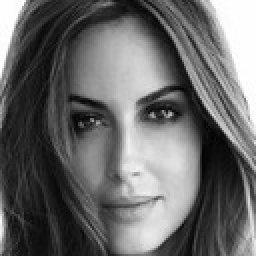
%> input picture dsp/lab4/foto.jpg, 128 x 128 px (shown 2 times larger)
$ octave task3.m   (GNU Octave 9; MATLAB toolbox functions it lacks are replaced by stand-ins)
%> lines starting %> are read from the running program, lines starting %| are printed output that depends on the picture; in (x1, y1, x2, y2) boxes, pixels count from 0 and x2, y2 are one past the last pixel; in counts of white or black regions, pixels touching at a corner belong together; the program's own positions count from 1
### dsp/lab4/splitmerge.m
function g = splitmerge(f, mindim, mathOj, minMean, maxMean)
fun = @(region) predicate(region, mathOj, minMean, maxMean);
Q = 2^nextpow2(max(size(f)));
[M, N] = size(f);
f = padarray(f, [Q - M, Q - N], 'post');

S = qtdecomp(f, @split_test, mindim, fun);
Lmax = full(max(S(:)));
g = zeros(size(f));
MARKER = zeros(size(f));
for K = 1:Lmax
    [vals, r, c] = qtgetblk(f, S, K);
    if ~isempty(vals)
        for I = 1:length(r)
            xlow = r(I); ylow = c(I);
            xhigh = xlow + K - 1; yhigh = ylow + K - 1;
            region = f(xlow:xhigh, ylow:yhigh);
            flag = feval(fun, region);
            if flag
                g(xlow:xhigh, ylow:yhigh) = 1;
                MARKER(xlow, ylow) = 1;
            end
        end
    end
end

g = bwlabel(imreconstruct(MARKER, g));
g = g(1:M, 1:N);

function v = split_test(B, mindim, fun)
k = size(B, 3);
v(1:k) = false;
for I = 1:k
    quadregion = B(:, :, I);
    if size(quadregion, 1) <= mindim
    v(I) = false;
        continue
    end
    flag = feval(fun, quadregion);
    if flag
        v(I) = true;
    end
end

function flag = predicate(region, mathOj, minMean, maxMean)
sd = std2(region);
m = mean2(region);
flag = (sd > mathOj) & (m > minMean) & (m < maxMean);

### dsp/lab4/task3.m
f = imread('foto.jpg');
%> f is the input picture: size 128x128x3 uint8; min 0, max 255, mean 104.4
f = f(:,:,2);
%> f: size 128x128 uint8
q = splitmerge(f, 2, 10, 15, 255);
%> the loop in split_test, `for I = 1:k` made 1 pass
%> flag on pass 1: true
%> the loop in split_test (call 2), `for I = 1:k` made 4 passes
%> pass 1, in split_test (call 2), `quadregion = B(:, :, I);`:
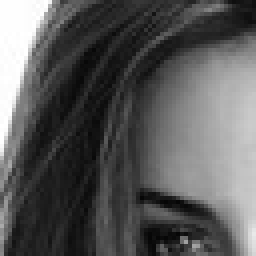
%> quadregion: size 64x64 double (shown 4 times larger); min 6, max 255, mean 88.8
%> pass 3, in split_test (call 2), `quadregion = B(:, :, I);`:
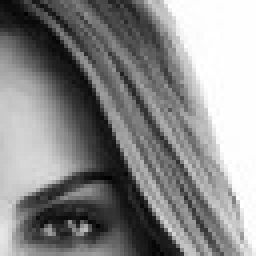
%> quadregion: size 64x64 double (shown 4 times larger); min 0, max 255, mean 136.6
%> after the loop in split_test (call 2), `for I = 1:k`: v = [true true true true]
%> the loop in split_test (call 3), `for I = 1:k` made 16 passes
%> pass 1, in split_test (call 3), `quadregion = B(:, :, I);`:
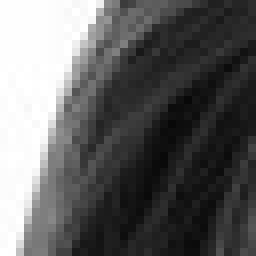
%> quadregion: size 32x32 double (shown 8 times larger); min 8, max 255, mean 96.5
%> after the loop in split_test (call 3), `for I = 1:k`: v = [true true true true true true true true true true true true true true true true]
%> in splitmerge, `S = qtdecomp(f, @split_test, mindim, fun);`:
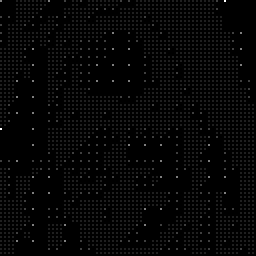
%> S: size 128x128 double (shown 2 times larger); min 0, max 16, mean 0.357; drawn with min black and max white
%> the loop in splitmerge, `for K = 1:Lmax` made 16 passes
%> after the loop in splitmerge, `for K = 1:Lmax`:
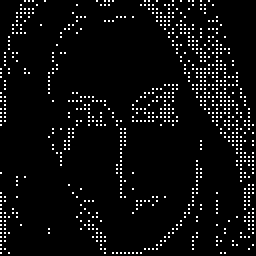
%> MARKER: size 128x128 double (shown 2 times larger); values 0 (black) and 1 (white), 4.9% white in thin lines or dots
%> after the loop in splitmerge, `for K = 1:Lmax`:
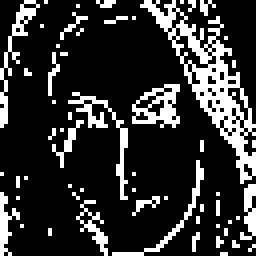
%> g: size 128x128 double (shown 2 times larger); values 0 (black) and 1 (white), 19.7% white; 58 white regions (42 under 20 px), largest, box (x1, y1, x2, y2) and area: (70, 0, 128, 92) 1216, (34, 46, 64, 100) 272, (66, 42, 90, 64) 268
%> in splitmerge, `g = bwlabel(imreconstruct(MARKER, g));`:
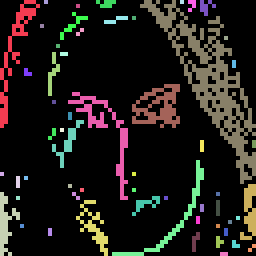
%> g: size 128x128 double (shown 2 times larger); 59 distinct labels, from 0 to 58; one colour per label, 0 black

figure, imshow(f)
figure, imshow(q)
